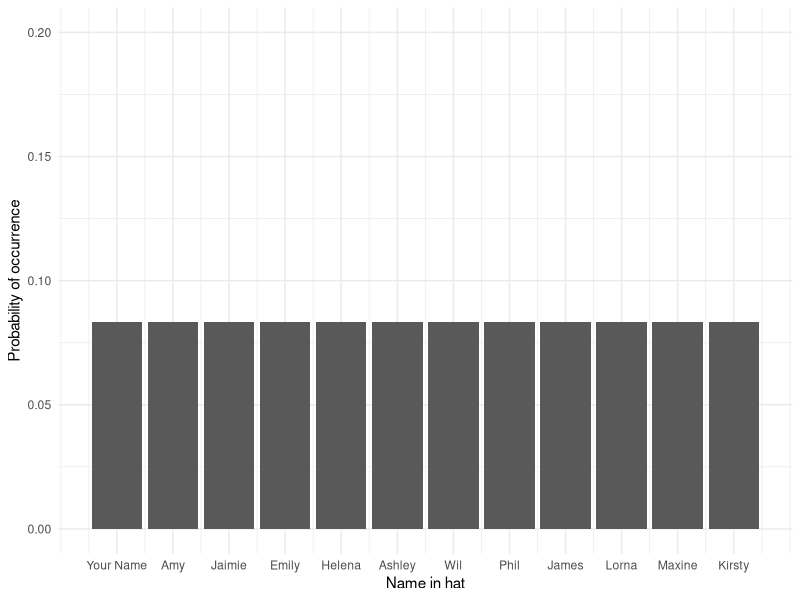
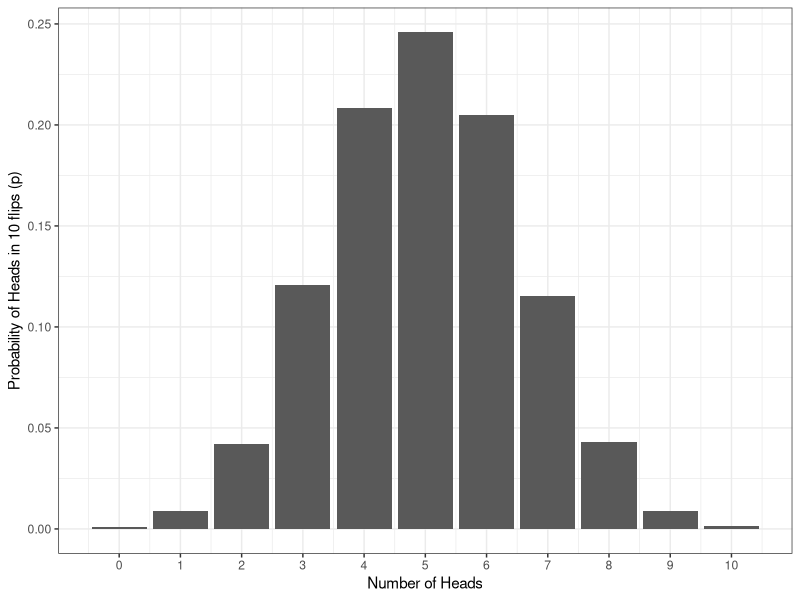

These figures' R source, in order:
## ---- chunk 1

library(tidyverse)
name <- 1:12
prob <- sample(x = .08333333, size = 12, replace = TRUE)
dat <- tibble(name, prob)
ggplot(dat, aes(name, prob)) +
  geom_col() +
  scale_y_continuous(limits = c(0,.2), name = "Probability of occurrence") +
  scale_x_continuous(breaks = c(1,2,3,4,5,6,7,8,9,10,11,12),
                     name = "Name in hat",
                     labels = c("Your Name","Amy", "Jaimie","Emily","Helena","Ashley","Wil","Phil","James","Lorna","Maxine","Kirsty")) +
  theme_minimal()
## ---- chunk 2
heads10000 <- replicate(n = 10000, 
                        expr = sample(0:1, 10, TRUE) %>% 
                          sum())
data10000 <- tibble(heads = heads10000) %>%   # convert to a tibble
                group_by(heads) %>%     # group by number of possibilities 
                summarise(n = n(), # count occurances of each possibility,
                          p=n/10000) # & calculate probability (p) of each
ggplot(data10000, aes(x = heads,y = p)) + 
  geom_bar(stat = "identity") + 
  labs(x = "Number of Heads", 
       y = "Probability of Heads in 10 flips (p)") +
  theme_bw() +
  scale_x_continuous(breaks = c(0,1,2,3,4,5,6,7,8,9,10))
